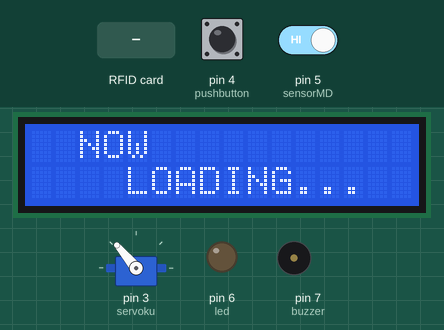
Recording of a sketch running on a simulated Arduino Uno, built with avr-gcc and run on an emulated ATmega328P. Parts: servo, 16×2 character LCD, output pins drawn as LEDs (lit = HIGH), buzzer (waves = sounding). The inputs (shaded band) are chosen by the test bench; at power-on: pin 5 (sensorMD) HIGH, pin 4 (pushbutton) HIGH. Pins used as bus, display or sensor lines are not drawn; what the sketch prints to the serial monitor is not drawn.

Above: at 5.2 s.
7.4 s: RFID card DA CC C1 80 held to the reader
At 8.8 s:
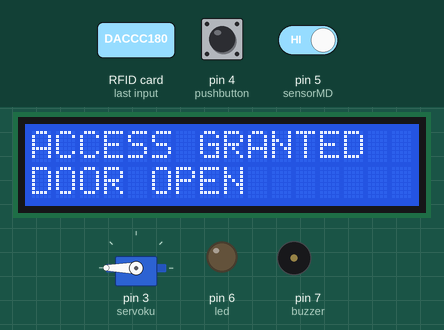
9.1 s: pin 5 (sensorMD) driven LOW
At 10.8 s:
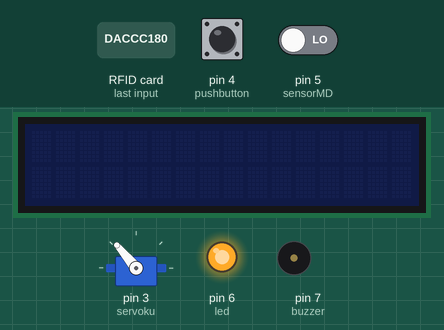
11.6 s: RFID card 5E 7A 19 C4 held to the reader
At 13.0 s:
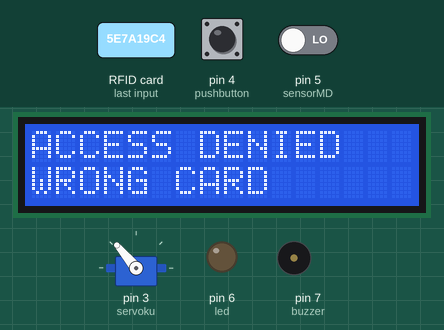
13.5 s: pin 4 (pushbutton) pulled LOW for 0.15 s
At 14.9 s:
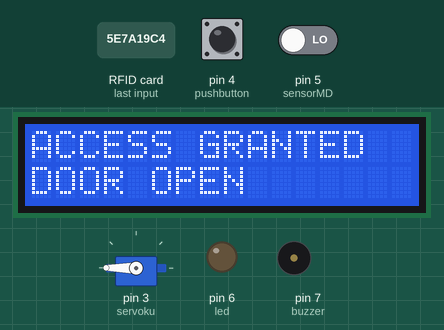
Timing chart, 0 to 16.2 s (numbered marks = the images above; inputs shaded):
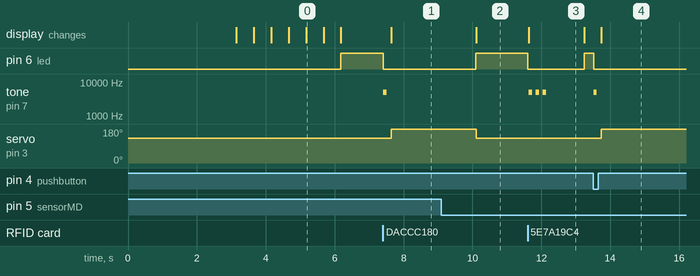

The sketch:

RFID_Doorlock.ino
```cpp
#include <SPI.h>
#include <MFRC522.h>
#include <Servo.h>
#include <LiquidCrystal_I2C.h>

#define pushbutton 4
#define sensorMD 5
#define led 6
#define buzzer 7
#define RST_PIN 9
#define SS_PIN 10

int buttonState;
bool kondisiPintu;
bool sensorStateCurrent;
bool sensorStatePrevious;

MFRC522 mfrc522(SS_PIN, RST_PIN);
Servo servoku;
LiquidCrystal_I2C lcd(0x27, 16, 2);

void setup()
{
  Serial.begin(9600);
  SPI.begin();
  mfrc522.PCD_Init();

  pinMode (pushbutton,INPUT_PULLUP);
  pinMode (sensorMD,INPUT_PULLUP);
  pinMode (led,OUTPUT);
  pinMode (buzzer,OUTPUT);

  servoku.attach(3);
  servoku.write(130);

  lcd.init();
  lcd.backlight();
  lcd.setCursor (3,0);
  lcd.print ("TIM IMPALA");
  delay (3000);
  lcd.clear();
  for (int a = 1; a <= 3; a++) //membuat tulisan "Now Loading" berkedip sebanyak 3 kali
  {
    lcd.setCursor (2,0);
    lcd.print ("NOW");
    lcd.setCursor (4,1);
    lcd.print ("LOADING...");
    delay (500);
    lcd.clear();
    delay (500);
  }

  lcd.noBacklight();
  digitalWrite (led,HIGH);
}

void loop()
{
  buttonState = digitalRead (pushbutton);

  if (buttonState == LOW) // kondisi pada saat pintu dibuka dari dalam
  {
    BukaTutupPintu();
  }

  // Look for new cards
  if (!mfrc522.PICC_IsNewCardPresent()) //apabila tidak ada kartu yang terdeteksi, maka akan kembali ke program void loop awal
  {
    return;
  }

  // Verify if the UID has been readed
  if (!mfrc522.PICC_ReadCardSerial()) //apabila tidak ada kode kartu yang terdeteksi, maka akan kembali ke program void loop awal
  {
    return;
  }

  Serial.println ("UID tag :");
  //
  String content = ("");
  byte letter;
  for (byte i=0; i < mfrc522.uid.size; i++)
  {
    Serial.print (mfrc522.uid.uidByte[i] < 0x10 ? " 0" : " ");
    Serial.print (mfrc522.uid.uidByte[i], HEX);
    content.concat (String(mfrc522.uid.uidByte[i] < 0x10 ? " 0" : " "));
    content.concat (String(mfrc522.uid.uidByte[i], HEX));
  }
  Serial.println();
  content.toUpperCase();

  if (content.substring(1) == "DA CC C1 80") // kondisi pada saat pintu dibuka dari luar
  {
    BukaTutupPintu();
  }

  else // kondisi pada saat kode kartu yang terbaca salah atau tidak sesuai
  {
    digitalWrite (led,LOW);
    lcd.backlight();
    lcd.display();
    lcd.setCursor (0,0);
    lcd.print ("ACCESS DENIED");
    lcd.setCursor (0,1);
    lcd.print ("WRONG CARD");
    for (int b=1; b<=3; b++) // buzzer akan berbunyi sebanyak 3 kali
    {
      tone (buzzer,5000);
      delay (100);
      noTone (buzzer);
      delay (100);
    }
    delay (1000);
    lcd.clear();
    lcd.noBacklight();
    digitalWrite (led,HIGH);
  }
}

void BukaTutupPintu()
{
  kondisiPintu = true;
  digitalWrite (led,LOW);
  tone (buzzer,5000);
  delay (100);
  noTone (buzzer);
  delay (100);
  lcd.backlight();
  lcd.display();
  lcd.setCursor(0,0);
  lcd.print("ACCESS GRANTED");
  lcd.setCursor(0,1);
  lcd.print("DOOR OPEN");
  servoku.write(180);

  while (kondisiPintu == true)
  {
    sensorStateCurrent = digitalRead (sensorMD);

    if (sensorStatePrevious == HIGH && sensorStateCurrent == LOW)
    {
      kondisiPintu = false;
      delay (1000);
      servoku.write(130);
      digitalWrite (led,HIGH);
      lcd.clear();
      lcd.noBacklight();
    }
    sensorStatePrevious = sensorStateCurrent;
  }
}
```

Measured:
- after the input at 7.4 s, pin 6 (led): HIGH → LOW at once; tone on pin 7 (buzzer): silent → 5000 Hz at once, → silent 0.10 s later; servo on pin 3 (servoku): 130° → 180° after 0.24 s; the display: changes after 0.24 s (image 1)
- after the input at 9.1 s, pin 6 (led): LOW → HIGH after 1.0 s; servo on pin 3 (servoku): 180° → 130° after 1.0 s; the display: changes after 1.0 s (image 2)
- after the input at 11.6 s, pin 6 (led): HIGH → LOW at once, → HIGH 1.6 s later; tone on pin 7 (buzzer): alternates 5000 Hz for 0.10 s and silent for 0.10 s, 6 changes in all, then stays silent, starting at once; the display: changes at once (image 3)
- after the input at 13.5 s, pin 6 (led): HIGH → LOW at once; tone on pin 7 (buzzer): silent → 5000 Hz at once, → silent 0.10 s later; servo on pin 3 (servoku): 130° → 180° after 0.24 s; the display: changes after 0.24 s (image 4)
- what the display in image 0 shows lasts 0.5 s, from 5.2 s to 5.7 s
- what the display in image 3 shows lasts 1.6 s, from 11.6 s to 13.2 s
